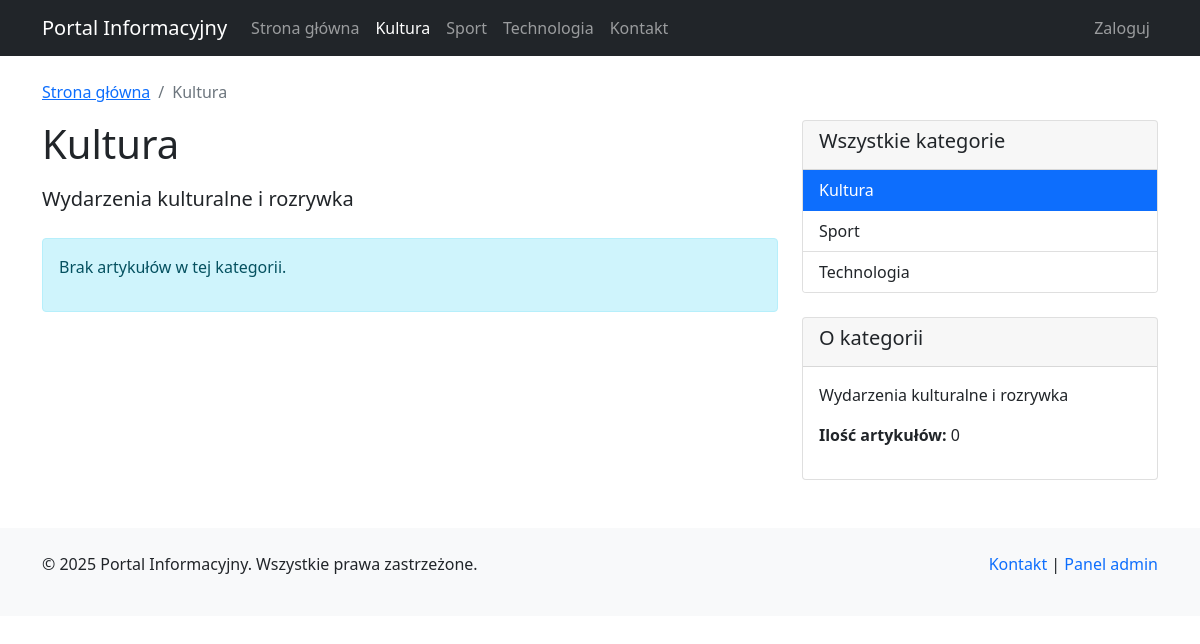
/category.php?slug=kultura, run on the app's committed database.
### tables this page shows
CREATE TABLE categories (
    id INT AUTO_INCREMENT PRIMARY KEY,
    name VARCHAR(100) NOT NULL,
    slug VARCHAR(100) NOT NULL UNIQUE,
    description TEXT,
    author_id INT,
    created_at TIMESTAMP DEFAULT CURRENT_TIMESTAMP,
    FOREIGN KEY (author_id) REFERENCES users(id) ON DELETE SET NULL
);

### config/config.php (called while the page is built, shortened)
<?php
function isLoggedIn() {
    return isset($_SESSION['user_id']);
}
spl_autoload_register(function ($class_name) {
    $paths = [
        __DIR__ . '/../models/' . $class_name . '.php',
        __DIR__ . '/../classes/' . $class_name . '.php',
        __DIR__ . '/../controllers/' . $class_name . '.php',
        __DIR__ . '/../../models/' . $class_name . '.php',
        __DIR__ . '/../../classes/' . $class_name . '.php',
        __DIR__ . '/../../controllers/' . $class_name . '.php',
        'models/' . $class_name . '.php',
        '../models/' . $class_name . '.php',
        'classes/' . $class_name . '.php',
        '../classes/' . $class_name . '.php'
    ];
    foreach ($paths as $file) {
        if (file_exists($file)) {
            return;
        }
    }
});
?>

### models/Category.php (called while the page is built, shortened)
<?php
class Category {
    private $conn;
    private $table_name = "categories";
    public function __construct($db) {
        $this->conn = $db;
    }
    public function getAll() {
        $query = "SELECT c.*, u.username as author_name
                  FROM " . $this->table_name . " c
                  LEFT JOIN users u ON c.author_id = u.id
                  ORDER BY c.name";
        $stmt = $this->conn->prepare($query);
        $stmt->execute();
        return $stmt->fetchAll(PDO::FETCH_ASSOC);
    }
    public function getBySlug($slug) {
        $query = "SELECT * FROM " . $this->table_name . " WHERE slug = ?";
        $stmt = $this->conn->prepare($query);
        $stmt->execute([$slug]);
        return $stmt->fetch(PDO::FETCH_ASSOC);
    }
}
?>

### models/Article.php (called while the page is built, shortened)
<?php
class Article {
    private $conn;
    private $table_name = "articles";
    public function __construct($db) {
        $this->conn = $db;
    }
    public function getByCategory($category_slug, $limit = 10) {
        $query = "SELECT a.*, u.username as author_name, c.name as category_name, c.slug as category_slug
                  FROM " . $this->table_name . " a
                  LEFT JOIN users u ON a.author_id = u.id
                  LEFT JOIN categories c ON a.category_id = c.id
                  WHERE c.slug = ?
                  ORDER BY a.published_at DESC
                  LIMIT ?";
        $stmt = $this->conn->prepare($query);
        $stmt->bindParam(1, $category_slug);
        $stmt->bindParam(2, $limit, PDO::PARAM_INT);
        $stmt->execute();
        return $stmt->fetchAll(PDO::FETCH_ASSOC);
    }
}
?>

### category.php (the view, shortened to what this page needs)
<?php
require_once 'config/config.php';
$database = new Database();
$db = $database->getConnection();
$article = new Article($db);
$category = new Category($db);
$slug = $_GET['slug'] ?? '';
$current_category = $category->getBySlug($slug);
$articles = $article->getByCategory($slug, 12);
$categories = $category->getAll();
?>
<!DOCTYPE html>
<html lang="pl">
<head>
    <link href="https://cdn.jsdelivr.net/npm/bootstrap@5.1.3/dist/css/bootstrap.min.css" rel="stylesheet">
</head>
<body>
    <nav class="navbar navbar-expand-lg navbar-dark bg-dark">
        <div class="container">
            <a class="navbar-brand" href="index.php">Portal Informacyjny</a>
            <div class="collapse navbar-collapse" id="navbarNav">
                <ul class="navbar-nav me-auto">
                    <li class="nav-item">
                        <a class="nav-link" href="index.php">Strona główna</a>
                    </li>
                    <?php foreach ($categories as $cat): ?>
                    <li class="nav-item">
                        <a class="nav-link <?= $cat['slug'] === $slug ? 'active' : '' ?>"
                           href="category.php?slug=<?= $cat['slug'] ?>">
                            <?= htmlspecialchars($cat['name']) ?>
                        </a>
                    </li>
                    <?php endforeach; ?>
                    <li class="nav-item">
                        <a class="nav-link" href="contact.php">Kontakt</a>
                    </li>
                </ul>
                <ul class="navbar-nav">
                    <?php if (isLoggedIn()): ?>
                        <li class="nav-item dropdown">
                            <a class="nav-link dropdown-toggle" href="#" id="navbarDropdown" role="button"
                               data-bs-toggle="dropdown">
                                <?= htmlspecialchars($_SESSION['username']) ?>
                            </a>
                            <ul class="dropdown-menu">
                                <li><a class="dropdown-item" href="admin/index.php">Panel administracyjny</a></li>
                                <li><hr class="dropdown-divider"></li>
                                <li><a class="dropdown-item" href="logout.php">Wyloguj</a></li>
                            </ul>
                        </li>
                    <?php else: ?>
                        <li class="nav-item">
                            <a class="nav-link" href="login.php">Zaloguj</a>
                        </li>
                    <?php endif; ?>
                </ul>
            </div>
        </div>
    </nav>
    <div class="container mt-4">
        <nav aria-label="breadcrumb">
            <ol class="breadcrumb">
                <li class="breadcrumb-item"><a href="index.php">Strona główna</a></li>
                <li class="breadcrumb-item active"><?= htmlspecialchars($current_category['name']) ?></li>
            </ol>
        </nav>
        <div class="row">
            <div class="col-lg-8">
                <h1 class="mb-3"><?= htmlspecialchars($current_category['name']) ?></h1>
                <p class="lead mb-4"><?= htmlspecialchars($current_category['description']) ?></p>
                <?php if (empty($articles)): ?>
                    <div class="alert alert-info">
                        <p>Brak artykułów w tej kategorii.</p>
                    </div>
                <?php endif; ?>
            </div>
            <div class="col-lg-4">
                <div class="card">
                    <div class="card-header">
                        <h5>Wszystkie kategorie</h5>
                    </div>
                    <div class="list-group list-group-flush">
                        <?php foreach ($categories as $cat): ?>
                        <a href="category.php?slug=<?= $cat['slug'] ?>"
                           class="list-group-item list-group-item-action <?= $cat['slug'] === $slug ? 'active' : '' ?>">
                            <?= htmlspecialchars($cat['name']) ?>
                        </a>
                        <?php endforeach; ?>
                    </div>
                </div>
                <div class="card mt-4">
                    <div class="card-header">
                        <h5>O kategorii</h5>
                    </div>
                    <div class="card-body">
                        <p><?= htmlspecialchars($current_category['description']) ?></p>
                        <p><strong>Ilość artykułów:</strong> <?= count($articles) ?></p>
                    </div>
                </div>
            </div>
        </div>
    </div>
    <footer class="py-4 mt-5">
        <div class="container">
            <div class="row">
                <div class="col-md-6">
                    <p>&copy; 2025 Portal Informacyjny. Wszystkie prawa zastrzeżone.</p>
                </div>
                <div class="col-md-6 text-md-end">
                    <a href="contact.php" class="text-decoration-none">Kontakt</a> |
                    <a href="admin/index.php" class="text-decoration-none">Panel admin</a>
                </div>
            </div>
        </div>
    </footer>
</body>
</html>

### category.php (style rules this page uses)
footer { background-color: #f8f9fa; margin-top: 3rem; }

### data on the page
categories: name "Kultura", description "Wydarzenia kulturalne i rozrywka"
categories: name "Sport"
categories: name "Technologia"

### other printed values
count($articles) "0"
